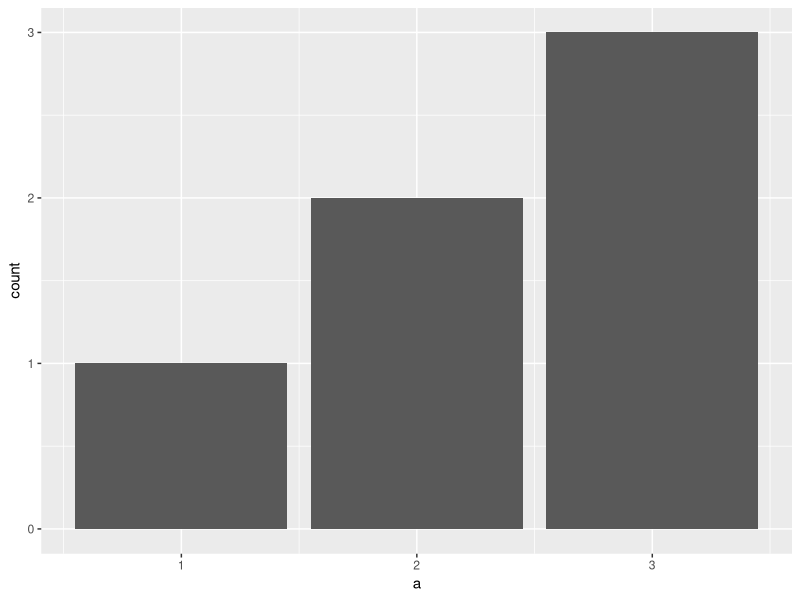
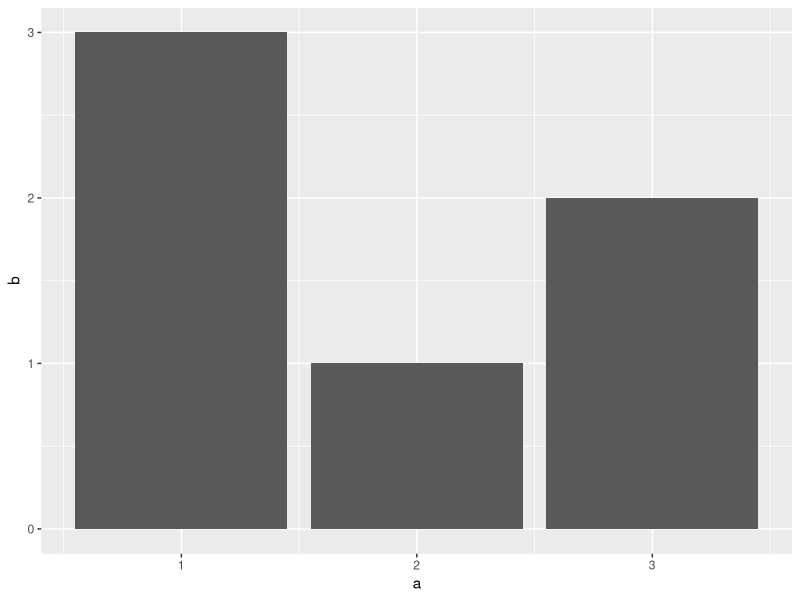
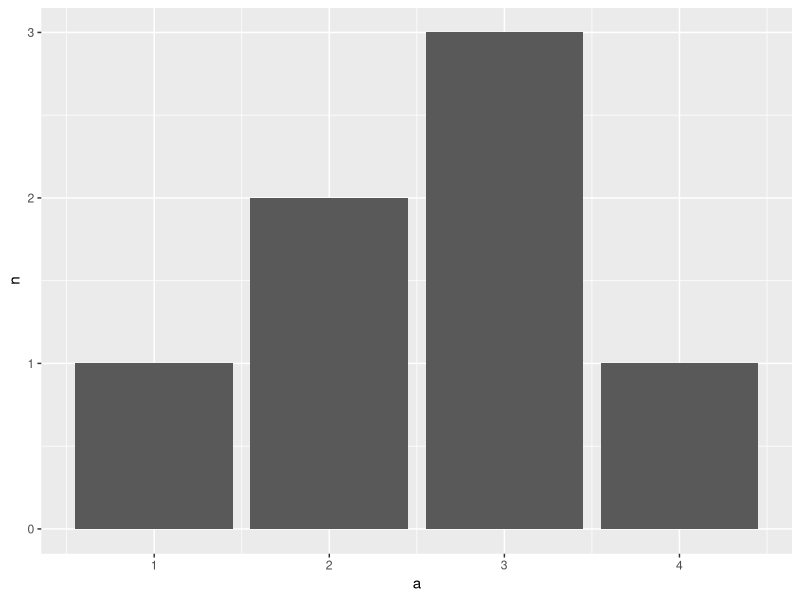
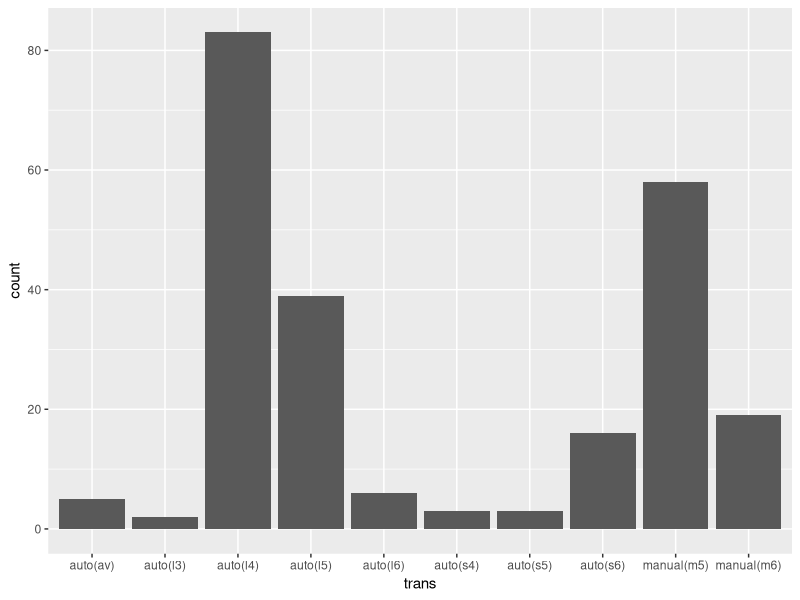
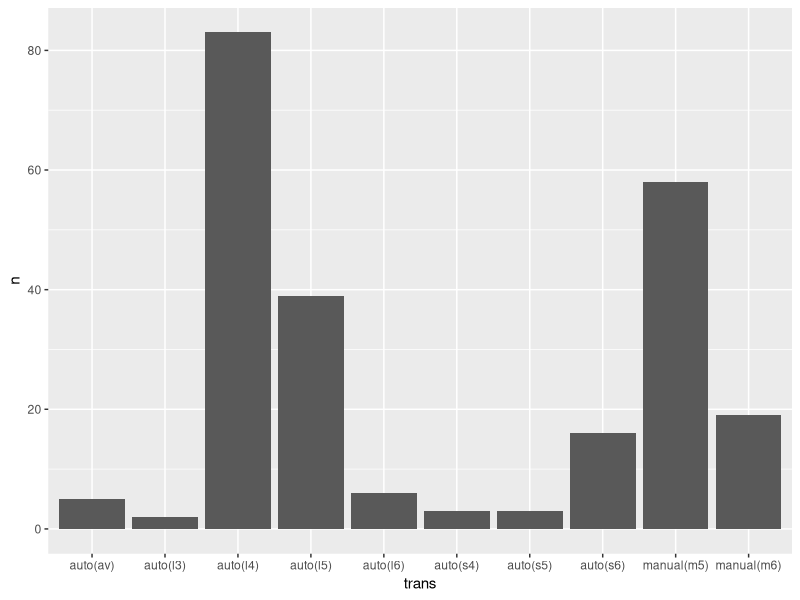
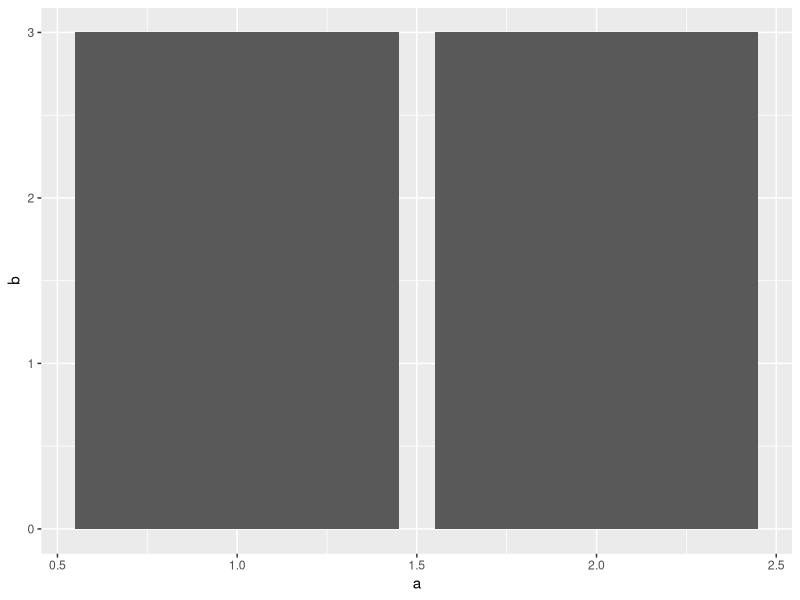
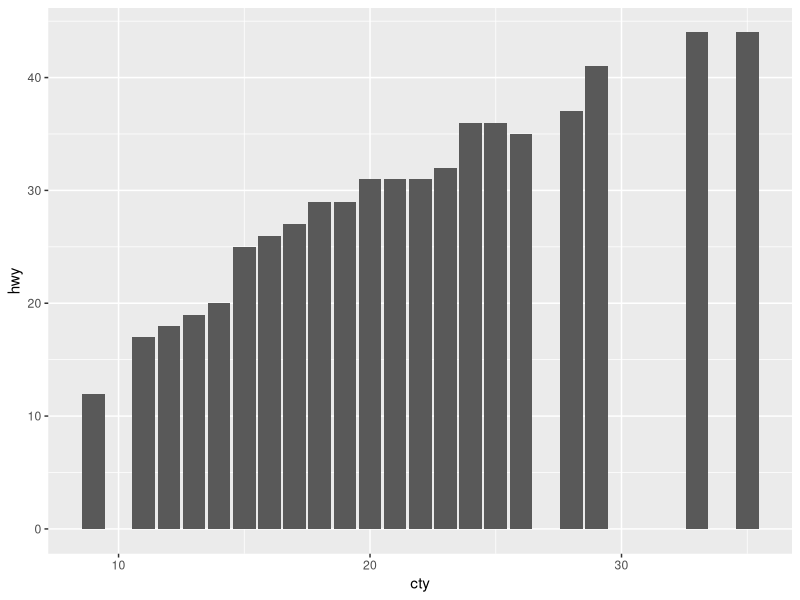
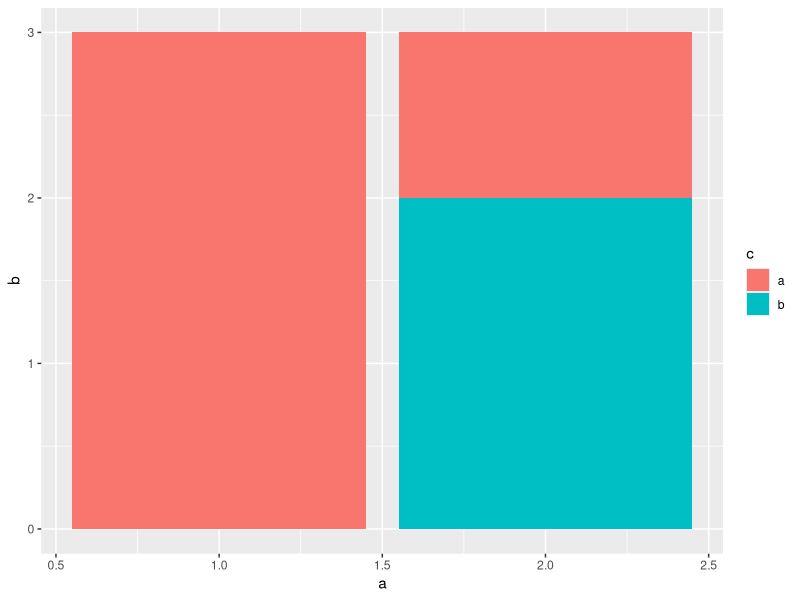

These charts were generated, in order, by the following R code:
## ---- chunk 1
# knitr options
knitr::opts_chunk$set(echo = TRUE)
## ---- chunk 2
library(tidyverse)
## ---- chunk 3
## NOTE: Do not edit this
tibble(a = c(1, 2, 2, 3, 3, 3)) %>% 
  ggplot(aes(x = a)) +
  geom_bar()
## ---- chunk 4
## NOTE: Do not edit this
tibble(
  a = c(1, 2, 3),
  b = c(3, 1, 2)
) %>% 
  ggplot(aes(x = a, y = b)) +
  geom_col()
## ---- chunk 5
## NOTE: Do not edit this
tibble(a = c(1, 2, 2, 3, 3, 3, 4)) %>% 
  count(a) %>% # Count adds the column `n` of counts
  ggplot(aes(x = a, y = n)) +
  geom_col()
## ---- chunk 6
mpg %>%
  ggplot(aes(trans)) +
  geom_bar()

mpg %>%
  count(trans) %>%
  ggplot(aes(x=trans,y=n)) + 
    geom_col()
## ---- chunk 7
## NOTE: Do not edit this
tibble(
  a = c(1, 2, 2), # Note that our x aesthetic (a) has repeat values
  b = c(3, 1, 2)  # Hence, we have two different b values for a == 2
) %>% 
  ggplot(aes(x = a, y = b)) +
  geom_col()
## ---- chunk 8
## NOTE: Run this chunk for an illustration
mpg %>% filter(cty == 20)
## ---- chunk 9
mpg %>%
  ggplot(aes(x = cty, y = hwy)) +
  #geom_col()
  geom_col(position = "dodge")
## ---- chunk 10
## NOTE: Do not edit this
tibble(
  a = c(1, 2, 2),
  b = c(3, 1, 2),
  c = c("a", "a", "b")
) %>% 
  ggplot(aes(x = a, y = b, fill = c)) +
  geom_col()
## ---- chunk 11
## NOTE: Do not edit this
tibble(
  a = c(1, 2, 2),
  b = c(3, 1, 2),
  c = c("a", "a", "b")
) %>% 
  ggplot(aes(x = a, y = b, fill = c)) +
  geom_col(position = "dodge")
## ---- chunk 12
## TODO: Run this code without changing, describe your observations on the data
mpg %>%
  ggplot(aes(x = class, fill = class)) +
  geom_bar()
## ---- chunk 13
## TODO: Run this code without changing, describe your observations on the data
mpg %>%
  ggplot(aes(class, fill = drv)) +
  geom_bar()
## ---- chunk 14
mpg %>%
  ggplot(aes(x = manufacturer, fill = class)) +
  geom_bar(position = "dodge") +
  theme(axis.text.x = element_text(angle = 270, vjust = 0.5, hjust = 0))
## ---- chunk 15
## NOTE: Do not edit this
tibble(
  a = c(1, 2, 1, 2),
  b = c(3, 1, 2, 2),
  c = c("a", "a", "b", "b")
) %>%
  ggplot(aes(x = a, y = b)) +
  geom_col() +
  facet_wrap(~c)
## ---- chunk 16
## NOTE: Do not edit this
# Horizontal facets
tibble(
  a = c(1, 2, 1, 2),
  b = c(3, 1, 2, 2),
  c = c("a", "a", "b", "b")
) %>% 
  ggplot(aes(x = a, y = b)) +
  geom_col() +
  facet_grid(~c)
# Vertical facets
tibble(
  a = c(1, 2, 1, 2),
  b = c(3, 1, 2, 2),
  c = c("a", "a", "b", "b")
) %>% 
  ggplot(aes(x = a, y = b)) +
  geom_col() +
  facet_grid(c ~ .)
# Two-way faceting
tibble(
  a = c(1, 2, 1, 2, 1, 2),
  b = c(3, 1, 2, 2, 3, 1),
  c = c("a", "a", "b", "b", "a", "a"),
  d = c("a", "a", "a", "a", "b", "b")
) %>% 
  ggplot(aes(x = a, y = b)) +
  geom_col() +
  facet_grid(c ~ d)
## ---- chunk 17
mpg %>%
  ggplot(aes(x = cyl)) +
  geom_bar() +
  facet_wrap(~ manufacturer)
